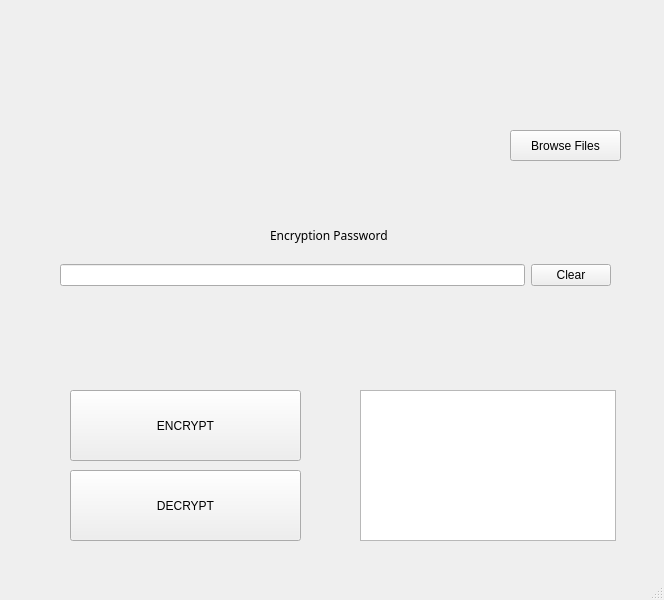
<?xml version="1.0" encoding="UTF-8"?>
<ui version="4.0">
 <class>Main_Window</class>
 <widget class="QMainWindow" name="Main_Window">
  <property name="geometry">
   <rect>
    <x>0</x>
    <y>0</y>
    <width>664</width>
    <height>600</height>
   </rect>
  </property>
  <property name="windowTitle">
   <string>MainWindow</string>
  </property>
  <widget class="QWidget" name="centralwidget">
   <widget class="QPushButton" name="browse_button">
    <property name="geometry">
     <rect>
      <x>510</x>
      <y>130</y>
      <width>111</width>
      <height>31</height>
     </rect>
    </property>
    <property name="text">
     <string>Browse Files</string>
    </property>
   </widget>
   <widget class="QPushButton" name="encrypt_button">
    <property name="geometry">
     <rect>
      <x>70</x>
      <y>390</y>
      <width>231</width>
      <height>71</height>
     </rect>
    </property>
    <property name="text">
     <string>ENCRYPT</string>
    </property>
   </widget>
   <widget class="QPushButton" name="decrypt_button">
    <property name="geometry">
     <rect>
      <x>70</x>
      <y>470</y>
      <width>231</width>
      <height>71</height>
     </rect>
    </property>
    <property name="text">
     <string>DECRYPT</string>
    </property>
   </widget>
   <widget class="QLabel" name="path_label">
    <property name="geometry">
     <rect>
      <x>60</x>
      <y>130</y>
      <width>441</width>
      <height>31</height>
     </rect>
    </property>
    <property name="text">
     <string/>
    </property>
   </widget>
   <widget class="QWidget" name="horizontalLayoutWidget">
    <property name="geometry">
     <rect>
      <x>60</x>
      <y>260</y>
      <width>551</width>
      <height>31</height>
     </rect>
    </property>
    <layout class="QHBoxLayout" name="horizontalLayout">
     <item>
      <widget class="QLineEdit" name="lineEdit">
       <property name="echoMode">
        <enum>QLineEdit::Password</enum>
       </property>
      </widget>
     </item>
     <item>
      <widget class="QPushButton" name="clearpass_button">
       <property name="text">
        <string>Clear</string>
       </property>
      </widget>
     </item>
    </layout>
   </widget>
   <widget class="QLabel" name="password_label">
    <property name="geometry">
     <rect>
      <x>270</x>
      <y>220</y>
      <width>131</width>
      <height>31</height>
     </rect>
    </property>
    <property name="font">
     <font>
      <family>Segoe MDL2 Assets</family>
     </font>
    </property>
    <property name="text">
     <string>Encryption Password</string>
    </property>
   </widget>
   <widget class="QLabel" name="title_label">
    <property name="geometry">
     <rect>
      <x>130</x>
      <y>0</y>
      <width>401</width>
      <height>101</height>
     </rect>
    </property>
    <property name="text">
     <string/>
    </property>
    <property name="pixmap">
     <pixmap>encryptx2.png</pixmap>
    </property>
   </widget>
   <widget class="QTextBrowser" name="textBrowser">
    <property name="geometry">
     <rect>
      <x>360</x>
      <y>390</y>
      <width>256</width>
      <height>151</height>
     </rect>
    </property>
   </widget>
  </widget>
  <widget class="QStatusBar" name="statusbar"/>
 </widget>
 <resources/>
 <connections/>
</ui>
